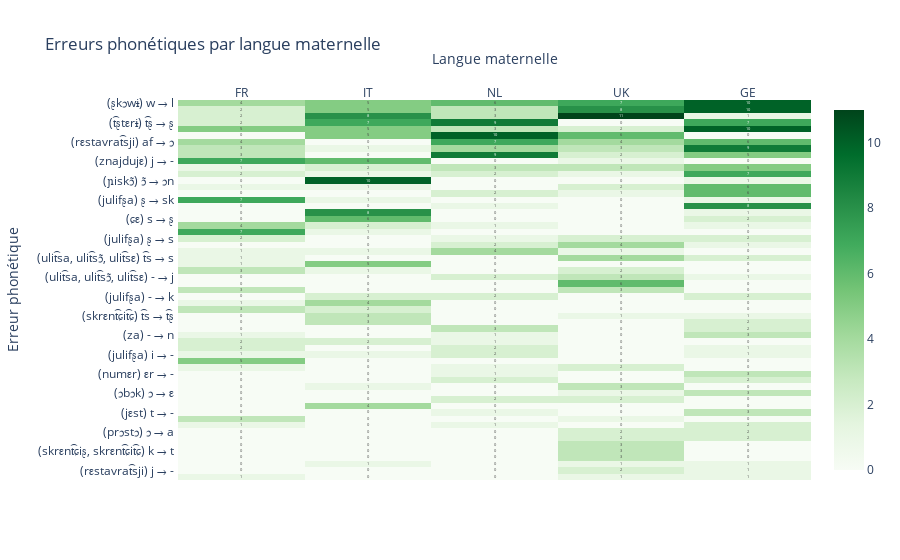

Notebook code cell kept with this figure:
### Code cell
# Tri et sélection des 59 erreurs les plus fréquentes
top_errors = pd.read_csv("erreurs_prononciation_groupées_par_mots_API.csv").head(59)

# Création de la colonne "Erreur"
top_errors["Erreur"] = "(" + top_errors["Forme(s) correcte(s)"] + ") " + top_errors["Correcte"] + " → " + top_errors["Erroné"] + " "

# Calcul du total des erreurs par ligne
top_errors["Total par erreur"] = top_errors[["FR", "IT", "NL", "UK", "GE"]].sum(axis=1)

# Transformation des données au format long
heatmap_data = top_errors.melt(
    id_vars=["Erreur", "Total par erreur", "Forme(s) erronée(s)"],
    value_vars=["FR", "IT", "NL", "UK", "GE"],
    var_name="Langue",
    value_name="Nombre d'erreurs"
)

# Définir l'ordre des erreurs selon le total
heatmap_data["Erreur"] = pd.Categorical(
    heatmap_data["Erreur"],
    categories=heatmap_data.groupby("Erreur")["Total par erreur"].mean().sort_values(ascending=False).index,
    ordered=True
)

# Création de la heatmap avec le nombre d'erreurs affiché sur les cases
# et les mots affichés dans le tooltip
fig = go.Figure(data=go.Heatmap(
    x=heatmap_data["Langue"],
    y=heatmap_data["Erreur"],
    z=heatmap_data["Nombre d'erreurs"],
    text=heatmap_data["Nombre d'erreurs"],  # valeurs visibles sur les cases
    customdata=heatmap_data[["Forme(s) erronée(s)"]].values,  # mots visibles dans le tooltip
    colorscale="Greens",
    hovertemplate="%{customdata[0]}<extra></extra>",  # seulement les mots dans le tooltip
    texttemplate="%{text}",  # affichage du nombre d’erreurs sur les cases
    showscale=True
))

# Mise en forme du graphique
fig.update_layout(
    title="Erreurs phonétiques par langue maternelle",
    xaxis=dict(title="Langue maternelle", side="top"),
    yaxis_title="Erreur phonétique",
    yaxis=dict(autorange="reversed"),
    height=2000
)

fig.show()

### Figure 1 — Plotly figure (JSON) as saved in the notebook; plotly's stock layout.template omitted (floating-point values rounded to 4 significant figures; data arrays with more than 128 entries replaced by an {"elided": "..."} marker saying what was removed)
{"data": [{"colorscale": [[0, "rgb(247,252,245)"], [0.125, "rgb(229,245,224)"], [0.25, "rgb(199,233,192)"], [0.375, "rgb(161,217,155)"], [0.5, "rgb(116,196,118)"], [0.625, "rgb(65,171,93)"], [0.75, "rgb(35,139,69)"], [0.875, "rgb(0,109,44)"], [1, "rgb(0,68,27)"]], "customdata": {"elided": "295x1 str values"}, "hovertemplate": "%{customdata[0]}<extra></extra>", "showscale": true, "text": {"elided": "295 int values"}, "texttemplate": "%{text}", "type": "heatmap", "x": {"elided": "295 str values"}, "y": {"elided": "295 str values"}, "z": {"elided": "295 int values"}}], "layout": {"autosize": true, "title": {"text": "Erreurs phonétiques par langue maternelle"}, "xaxis": {"autorange": true, "range": [-0.5, 4.5], "side": "top", "title": {"text": "Langue maternelle"}, "type": "category"}, "yaxis": {"autorange": true, "range": [58.5, -0.5], "title": {"text": "Erreur phonétique"}, "type": "category"}}}
